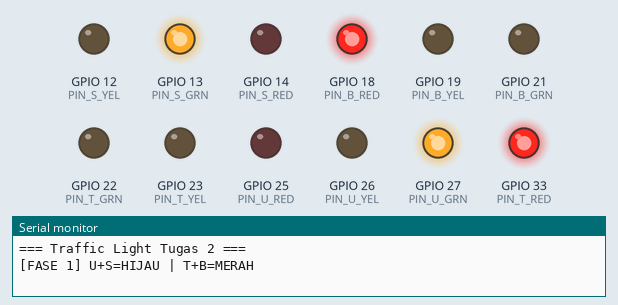
This sketch was run on a simulated ESP32. Shown: output pins drawn as LEDs (lit = HIGH), the last lines printed to the serial monitor.

Above: at 2.0 s.
At 3.5 s:
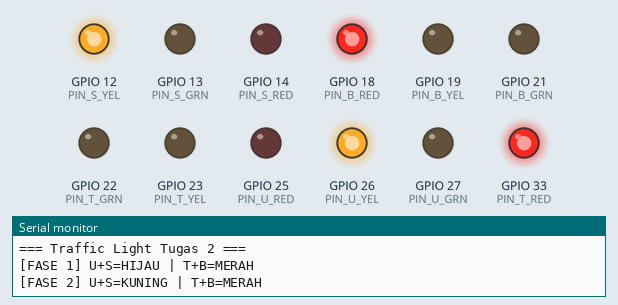
At 5.0 s:
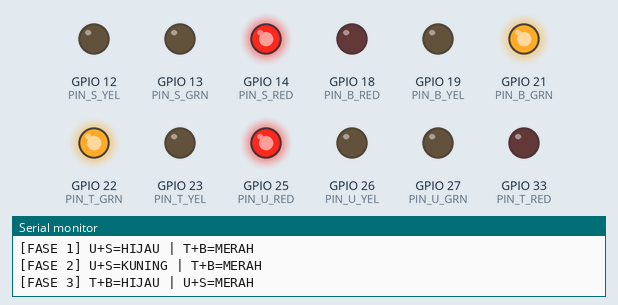
At 6.5 s:
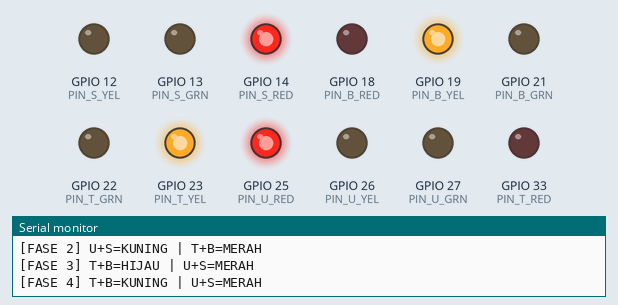
Timing chart, 0 to 8.8 s (numbered marks = the images above):
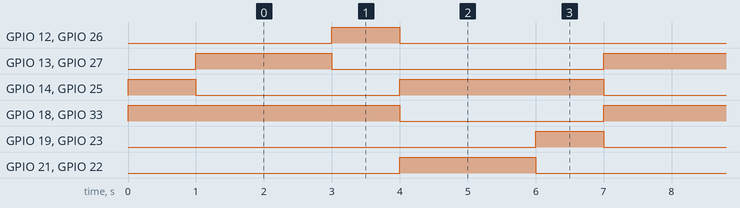

Measured:
- by itself, GPIO 12 (PIN_S_YEL), GPIO 19 (PIN_B_YEL), GPIO 23 (PIN_T_YEL), GPIO 26 (PIN_U_YEL): alternates HIGH for 1.0 s and LOW for 5.0 s
- by itself, GPIO 13 (PIN_S_GRN), GPIO 21 (PIN_B_GRN), GPIO 22 (PIN_T_GRN), GPIO 27 (PIN_U_GRN): alternates HIGH for 2.0 s and LOW for 4.0 s
- by itself, GPIO 14 (PIN_S_RED), GPIO 18 (PIN_B_RED), GPIO 25 (PIN_U_RED), GPIO 33 (PIN_T_RED): alternates HIGH for 3.0 s and LOW for 3.0 s

The sketch:

2_TrafficLight.ino
```cpp
// ── Pin Mapping ───────────────────────────────────────────────
// Utara
#define PIN_U_RED  25
#define PIN_U_YEL  26
#define PIN_U_GRN  27

// Selatan
#define PIN_S_RED  14
#define PIN_S_YEL  12
#define PIN_S_GRN  13

// Timur
#define PIN_T_RED  33
#define PIN_T_YEL  23
#define PIN_T_GRN  22

// Barat
#define PIN_B_RED  18
#define PIN_B_YEL  19
#define PIN_B_GRN  21

// ── Durasi (ms) ───────────────────────────────────────────────
#define DUR_RED  2000   // 2 detik
#define DUR_YEL  1000   // 1 detik
#define DUR_GRN  2000   // 2 detik

// ── State Machine ─────────────────────────────────────────────
enum Phase { PHASE_NS_GREEN, PHASE_NS_YELLOW, PHASE_EW_GREEN, PHASE_EW_YELLOW };
Phase currentPhase = PHASE_NS_GREEN;
unsigned long phaseStart = 0;

// ─────────────────────────────────────────────────────────────
//  Traffic Light Helpers
// ─────────────────────────────────────────────────────────────
struct TrafficPins { uint8_t red, yel, grn; };

TrafficPins UTARA   = { PIN_U_RED, PIN_U_YEL, PIN_U_GRN };
TrafficPins SELATAN = { PIN_S_RED, PIN_S_YEL, PIN_S_GRN };
TrafficPins TIMUR   = { PIN_T_RED, PIN_T_YEL, PIN_T_GRN };
TrafficPins BARAT   = { PIN_B_RED, PIN_B_YEL, PIN_B_GRN };

void setLight(TrafficPins tp, bool red, bool yel, bool grn) {
  digitalWrite(tp.red, red  ? HIGH : LOW);
  digitalWrite(tp.yel, yel  ? HIGH : LOW);
  digitalWrite(tp.grn, grn  ? HIGH : LOW);
}

void allRed() {
  setLight(UTARA,   true, false, false);
  setLight(SELATAN, true, false, false);
  setLight(TIMUR,   true, false, false);
  setLight(BARAT,   true, false, false);
}

void applyPhase(Phase p) {
  switch (p) {
    case PHASE_NS_GREEN:
      setLight(UTARA,   false, false, true);
      setLight(SELATAN, false, false, true);
      setLight(TIMUR,   true,  false, false);
      setLight(BARAT,   true,  false, false);
      Serial.println("[FASE 1] U+S=HIJAU | T+B=MERAH");
      break;

    case PHASE_NS_YELLOW:
      setLight(UTARA,   false, true,  false);
      setLight(SELATAN, false, true,  false);
      setLight(TIMUR,   true,  false, false);
      setLight(BARAT,   true,  false, false);
      Serial.println("[FASE 2] U+S=KUNING | T+B=MERAH");
      break;

    case PHASE_EW_GREEN:
      setLight(UTARA,   true,  false, false);
      setLight(SELATAN, true,  false, false);
      setLight(TIMUR,   false, false, true);
      setLight(BARAT,   false, false, true);
      Serial.println("[FASE 3] T+B=HIJAU | U+S=MERAH");
      break;

    case PHASE_EW_YELLOW:
      setLight(UTARA,   true,  false, false);
      setLight(SELATAN, true,  false, false);
      setLight(TIMUR,   false, true,  false);
      setLight(BARAT,   false, true,  false);
      Serial.println("[FASE 4] T+B=KUNING | U+S=MERAH");
      break;
  }
}

unsigned long phaseDuration(Phase p) {
  switch (p) {
    case PHASE_NS_GREEN:  return DUR_GRN;
    case PHASE_NS_YELLOW: return DUR_YEL;
    case PHASE_EW_GREEN:  return DUR_GRN;
    case PHASE_EW_YELLOW: return DUR_YEL;
    default: return DUR_RED;
  }
}

Phase nextPhase(Phase p) {
  switch (p) {
    case PHASE_NS_GREEN:  return PHASE_NS_YELLOW;
    case PHASE_NS_YELLOW: return PHASE_EW_GREEN;
    case PHASE_EW_GREEN:  return PHASE_EW_YELLOW;
    case PHASE_EW_YELLOW: return PHASE_NS_GREEN;
    default:              return PHASE_NS_GREEN;
  }
}

// ─────────────────────────────────────────────────────────────
//  Setup
// ─────────────────────────────────────────────────────────────
void setup() {
  Serial.begin(115200);
  Serial.println("=== Traffic Light Tugas 2 ===");

  // Init semua pin sebagai OUTPUT
  uint8_t pins[] = {
    PIN_U_RED, PIN_U_YEL, PIN_U_GRN,
    PIN_S_RED, PIN_S_YEL, PIN_S_GRN,
    PIN_T_RED, PIN_T_YEL, PIN_T_GRN,
    PIN_B_RED, PIN_B_YEL, PIN_B_GRN
  };
  for (uint8_t p : pins) {
    pinMode(p, OUTPUT);
    digitalWrite(p, LOW);
  }

  // Semua merah dulu saat start
  allRed();
  delay(1000);

  // Mulai fase pertama
  currentPhase = PHASE_NS_GREEN;
  phaseStart   = millis();
  applyPhase(currentPhase);
}

// ─────────────────────────────────────────────────────────────
//  Loop
// ─────────────────────────────────────────────────────────────
void loop() {
  unsigned long now = millis();

  // Cek apakah durasi fase sekarang sudah habis
  if (now - phaseStart >= phaseDuration(currentPhase)) {
    currentPhase = nextPhase(currentPhase);
    phaseStart   = now;
    applyPhase(currentPhase);
  }
}
```
